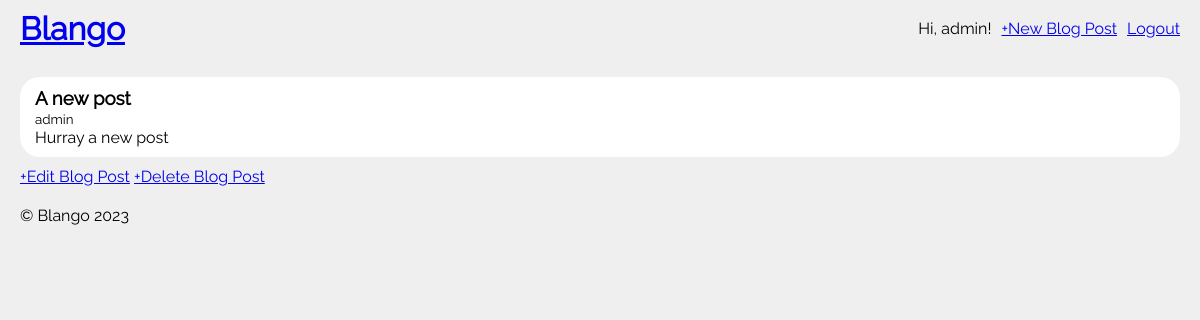
The app's page /post/1/ (signed in) with its own data.
### accounts/models.py (models this page shows)
class User(AbstractUser):
    class Meta:
        db_table = "auth_user"

### blog/models.py (models this page shows, shortened)
class Post(models.Model):
    title = models.CharField(max_length=255)
    author = models.ForeignKey(settings.AUTH_USER_MODEL, on_delete=models.CASCADE)
    body = models.TextField()

### blog/views.py (the view)
# urls.py: path("post/<int:pk>/", BlogDetailView.as_view(), name="post_detail"),
class BlogDetailView(DetailView):
    model = Post
    template_name = "post_detail.html"

### templates/post_detail.html (shortened to what this page needs)
{% extends "base.html" %}
{% block content %}
		<main>
			<div class="post">
				<h3>{{ post.title }}</h3>
				<span><small>{{ post.author }}</small></span>
				<p>{{ post.body }}</p>
			</div>
      {% if user.is_authenticated and user == post.author %}
        <a href="{% url 'post_update' post.pk %}">+Edit Blog Post</a>
        <a href="{% url 'post_delete' post.pk %}">+Delete Blog Post</a>
      {% endif %}
		</main>
{% endblock %}

### templates/header.html
  <header>
    <h1 class="brand"><a href="/">Blango</a></h1>
    <div class="flex gap-10">
      {% if user.is_authenticated %}
        <p>Hi, {{ user.username }}!</p>
        <a href="{% url 'post_create' %}">+New Blog Post</a>
        <a href="{% url 'logout' %}">Logout</a>
      {% else %}
        <a href="{% url 'login' %}">Login</a>
        <a href="{% url 'register' %}">Register</a>
      {% endif %}
    </div>
  </header>

### static/css/base.css (style rules this page uses)
* { margin: 0; padding: 0; box-sizing: border-box; }
body { font-family: raleway; background-color: #efefef; }
header { display: flex; padding: 10px 20px; align-items: center; justify-content: space-between; }
.brand { font-size: 2em; font-weight: bold; }
main { padding: 10px 20px; }
.post { padding: 10px 15px; margin: 10px 0px; border-radius: 20px; background-color: #ffffff; }

### static/css/util.css (style rules this page uses)
.flex { display: flex; }
.gap-10 { gap: 10px; }

### records on screen
Post: title "A new post", author "admin", body "Hurray a new post"

### other values on screen
{{ user.username }} "admin"
